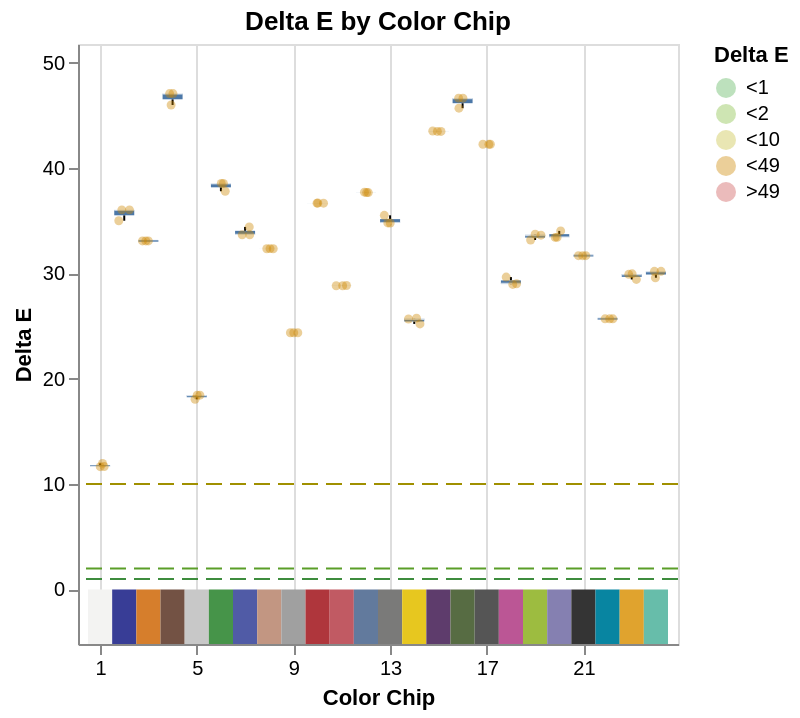

Write notebook code for a chart like this one.
### Markdown cell above
So far we have focused on quality control for a single image, which can be important in setting up an imaging workflow or as a check while you set thresholds and establish a workflow to then deploy over a large dataset, but sometimes we may want to see the results from several images at once.

The `pcv.qc.plot_deltaE` function can take a filepath as an `str` instead of a single numpy array in which case it will read images from that path, detect color cards from those images (kwargs let you control that detection), calculate delta E for each chip in each image, and return the results as a boxplot. This is useful mainly for assessing the variation in lighting/image quality over a dataset before scaling up your workflow.

### Code cell
# dataset level delta E
p = pcv.qc.plot_deltaE("img")
p

### Figure 1 — Vega-Lite specification as saved in the notebook (floating-point values rounded to 4 significant figures)
{"config": {"view": {"continuousWidth": 300, "continuousHeight": 300}}, "layer": [{"data": {"name": "data-d07cf296b981eb1cf95de92c1c2b135d"}, "mark": {"type": "rect"}, "encoding": {"color": {"field": "color", "scale": null, "type": "nominal"}, "x": {"field": "xmin", "scale": {"domain": [0.5, 24.5]}, "type": "quantitative"}, "x2": {"field": "xmax"}, "y": {"datum": -5.176}, "y2": {"datum": 0}}, "name": "view_1"}, {"data": {"name": "data-163c267b26a16fc1e9c78d3026e3fbc9"}, "mark": {"type": "boxplot", "outliers": false, "size": 10}, "encoding": {"x": {"axis": {"title": "Color Chip", "values": [1, 2, 3, 4, 5, 6, 7, 8, 9, 10, 11, 12, 13, 14, 15, 16, 17, 18, 19, 20, 21, 22, 23, 24]}, "field": "chip_no", "scale": {"domain": [0.5, 24.5]}, "type": "quantitative"}, "y": {"field": "deltaE", "scale": {"domain": [-5.176, 51.76], "nice": false}, "title": "Delta E", "type": "quantitative"}}}, {"data": {"name": "data-163c267b26a16fc1e9c78d3026e3fbc9"}, "mark": {"type": "circle", "opacity": 0.4, "size": 20}, "encoding": {"color": {"field": "discrete_deltaE", "scale": {"domain": ["<1", "<2", "<10", "<49", ">49"], "range": ["#5AB45A", "#85BF40", "#C8C040", "#CC8800", "#CC5555"]}, "title": "Delta E", "type": "ordinal"}, "tooltip": [{"field": "path", "title": "Image", "type": "nominal"}, {"field": "chip_no", "title": "Chip", "type": "quantitative"}, {"field": "deltaE", "title": "Delta E", "type": "quantitative"}], "x": {"axis": {"title": "Color Chip", "values": [1, 2, 3, 4, 5, 6, 7, 8, 9, 10, 11, 12, 13, 14, 15, 16, 17, 18, 19, 20, 21, 22, 23, 24]}, "field": "jitter", "scale": {"domain": [0.5, 24.5]}, "type": "quantitative"}, "y": {"field": "deltaE", "scale": {"domain": [-5.176, 51.76], "nice": false}, "type": "quantitative"}}, "transform": [{"calculate": "datum.chip_no + (random() - 0.5) * 0.5", "as": "jitter"}]}, {"data": {"name": "data-9107b41fabc203998e8721534469ce90"}, "mark": {"type": "rule", "strokeDash": [8, 4]}, "encoding": {"color": {"field": "stroke", "scale": null, "type": "nominal"}, "y": {"field": "y", "type": "quantitative"}}}], "params": [{"name": "param_4", "select": {"type": "interval", "encodings": ["x", "y"]}, "bind": "scales", "views": ["view_1"]}], "resolve": {"scale": {"color": "independent"}}, "title": "Delta E by Color Chip", "$schema": "https://vega.github.io/schema/vega-lite/v5.20.1.json", "datasets": {"data-d07cf296b981eb1cf95de92c1c2b135d": [{"xmin": 0.5, "xmax": 1.5, "color": "#F3F3F2"}, {"xmin": 1.5, "xmax": 2.5, "color": "#383D96"}, {"xmin": 2.5, "xmax": 3.5, "color": "#D67E2C"}, {"xmin": 3.5, "xmax": 4.5, "color": "#735244"}, {"xmin": 4.5, "xmax": 5.5, "color": "#C8C8C8"}, {"xmin": 5.5, "xmax": 6.5, "color": "#469449"}, {"xmin": 6.5, "xmax": 7.5, "color": "#505BA6"}, {"xmin": 7.5, "xmax": 8.5, "color": "#C29682"}, {"xmin": 8.5, "xmax": 9.5, "color": "#A0A0A0"}, {"xmin": 9.5, "xmax": 10.5, "color": "#AF363C"}, {"xmin": 10.5, "xmax": 11.5, "color": "#C15A63"}, {"xmin": 11.5, "xmax": 12.5, "color": "#627A9D"}, {"xmin": 12.5, "xmax": 13.5, "color": "#7A7A79"}, {"xmin": 13.5, "xmax": 14.5, "color": "#E7C71F"}, {"xmin": 14.5, "xmax": 15.5, "color": "#5E3C6C"}, {"xmin": 15.5, "xmax": 16.5, "color": "#576C43"}, {"xmin": 16.5, "xmax": 17.5, "color": "#555555"}, {"xmin": 17.5, "xmax": 18.5, "color": "#BB5695"}, {"xmin": 18.5, "xmax": 19.5, "color": "#9DBC40"}, {"xmin": 19.5, "xmax": 20.5, "color": "#8580B1"}, {"xmin": 20.5, "xmax": 21.5, "color": "#343434"}, {"xmin": 21.5, "xmax": 22.5, "color": "#0885A1"}, {"xmin": 22.5, "xmax": 23.5, "color": "#E0A32E"}, {"xmin": 23.5, "xmax": 24.5, "color": "#67BDAA"}], "data-163c267b26a16fc1e9c78d3026e3fbc9": [{"chip_no": 1, "deltaE": 11.66, "xmin": 0.6, "xmax": 1.4, "path": "img/image1.png", "discrete_deltaE": "<49"}, {"chip_no": 2, "deltaE": 36.02, "xmin": 1.6, "xmax": 2.4, "path": "img/image1.png", "discrete_deltaE": "<49"}, {"chip_no": 3, "deltaE": 33.07, "xmin": 2.6, "xmax": 3.4, "path": "img/image1.png", "discrete_deltaE": "<49"}, {"chip_no": 4, "deltaE": 47.05, "xmin": 3.6, "xmax": 4.4, "path": "img/image1.png", "discrete_deltaE": "<49"}, {"chip_no": 5, "deltaE": 18.05, "xmin": 4.6, "xmax": 5.4, "path": "img/image1.png", "discrete_deltaE": "<49"}, {"chip_no": 6, "deltaE": 38.53, "xmin": 5.6, "xmax": 6.4, "path": "img/image1.png", "discrete_deltaE": "<49"}, {"chip_no": 7, "deltaE": 33.66, "xmin": 6.6, "xmax": 7.4, "path": "img/image1.png", "discrete_deltaE": "<49"}, {"chip_no": 8, "deltaE": 32.34, "xmin": 7.6, "xmax": 8.4, "path": "img/image1.png", "discrete_deltaE": "<49"}, {"chip_no": 9, "deltaE": 24.36, "xmin": 8.6, "xmax": 9.4, "path": "img/image1.png", "discrete_deltaE": "<49"}, {"chip_no": 10, "deltaE": 36.67, "xmin": 9.6, "xmax": 10.4, "path": "img/image1.png", "discrete_deltaE": "<49"}, {"chip_no": 11, "deltaE": 28.82, "xmin": 10.6, "xmax": 11.4, "path": "img/image1.png", "discrete_deltaE": "<49"}, {"chip_no": 12, "deltaE": 37.66, "xmin": 11.6, "xmax": 12.4, "path": "img/image1.png", "discrete_deltaE": "<49"}, {"chip_no": 13, "deltaE": 34.78, "xmin": 12.6, "xmax": 13.4, "path": "img/image1.png", "discrete_deltaE": "<49"}, {"chip_no": 14, "deltaE": 25.66, "xmin": 13.6, "xmax": 14.4, "path": "img/image1.png", "discrete_deltaE": "<49"}, {"chip_no": 15, "deltaE": 43.46, "xmin": 14.6, "xmax": 15.4, "path": "img/image1.png", "discrete_deltaE": "<49"}, {"chip_no": 16, "deltaE": 46.62, "xmin": 15.6, "xmax": 16.4, "path": "img/image1.png", "discrete_deltaE": "<49"}, {"chip_no": 17, "deltaE": 42.24, "xmin": 16.6, "xmax": 17.4, "path": "img/image1.png", "discrete_deltaE": "<49"}, {"chip_no": 18, "deltaE": 29.64, "xmin": 17.6, "xmax": 18.4, "path": "img/image1.png", "discrete_deltaE": "<49"}, {"chip_no": 19, "deltaE": 33.16, "xmin": 18.6, "xmax": 19.4, "path": "img/image1.png", "discrete_deltaE": "<49"}, {"chip_no": 20, "deltaE": 33.41, "xmin": 19.6, "xmax": 20.4, "path": "img/image1.png", "discrete_deltaE": "<49"}, {"chip_no": 21, "deltaE": 31.67, "xmin": 20.6, "xmax": 21.4, "path": "img/image1.png", "discrete_deltaE": "<49"}, {"chip_no": 22, "deltaE": 25.68, "xmin": 21.6, "xmax": 22.4, "path": "img/image1.png", "discrete_deltaE": "<49"}, {"chip_no": 23, "deltaE": 29.42, "xmin": 22.6, "xmax": 23.4, "path": "img/image1.png", "discrete_deltaE": "<49"}, {"chip_no": 24, "deltaE": 29.58, "xmin": 23.6, "xmax": 24.4, "path": "img/image1.png", "discrete_deltaE": "<49"}, {"chip_no": 1, "deltaE": 11.96, "xmin": 0.6, "xmax": 1.4, "path": "img/image3.png", "discrete_deltaE": "<49"}, {"chip_no": 2, "deltaE": 34.99, "xmin": 1.6, "xmax": 2.4, "path": "img/image3.png", "discrete_deltaE": "<49"}, {"chip_no": 3, "deltaE": 33.07, "xmin": 2.6, "xmax": 3.4, "path": "img/image3.png", "discrete_deltaE": "<49"}, {"chip_no": 4, "deltaE": 47.05, "xmin": 3.6, "xmax": 4.4, "path": "img/image3.png", "discrete_deltaE": "<49"}, {"chip_no": 5, "deltaE": 18.43, "xmin": 4.6, "xmax": 5.4, "path": "img/image3.png", "discrete_deltaE": "<49"}, {"chip_no": 6, "deltaE": 37.79, "xmin": 5.6, "xmax": 6.4, "path": "img/image3.png", "discrete_deltaE": "<49"}, {"chip_no": 7, "deltaE": 33.66, "xmin": 6.6, "xmax": 7.4, "path": "img/image3.png", "discrete_deltaE": "<49"}, {"chip_no": 8, "deltaE": 32.33, "xmin": 7.6, "xmax": 8.4, "path": "img/image3.png", "discrete_deltaE": "<49"}, {"chip_no": 9, "deltaE": 24.36, "xmin": 8.6, "xmax": 9.4, "path": "img/image3.png", "discrete_deltaE": "<49"}, {"chip_no": 10, "deltaE": 36.65, "xmin": 9.6, "xmax": 10.4, "path": "img/image3.png", "discrete_deltaE": "<49"}, {"chip_no": 11, "deltaE": 28.85, "xmin": 10.6, "xmax": 11.4, "path": "img/image3.png", "discrete_deltaE": "<49"}, {"chip_no": 12, "deltaE": 37.66, "xmin": 11.6, "xmax": 12.4, "path": "img/image3.png", "discrete_deltaE": "<49"}, {"chip_no": 13, "deltaE": 34.77, "xmin": 12.6, "xmax": 13.4, "path": "img/image3.png", "discrete_deltaE": "<49"}, {"chip_no": 14, "deltaE": 25.75, "xmin": 13.6, "xmax": 14.4, "path": "img/image3.png", "discrete_deltaE": "<49"}, {"chip_no": 15, "deltaE": 43.5, "xmin": 14.6, "xmax": 15.4, "path": "img/image3.png", "discrete_deltaE": "<49"}, {"chip_no": 16, "deltaE": 46.62, "xmin": 15.6, "xmax": 16.4, "path": "img/image3.png", "discrete_deltaE": "<49"}, {"chip_no": 17, "deltaE": 42.24, "xmin": 16.6, "xmax": 17.4, "path": "img/image3.png", "discrete_deltaE": "<49"}, {"chip_no": 18, "deltaE": 29.01, "xmin": 17.6, "xmax": 18.4, "path": "img/image3.png", "discrete_deltaE": "<49"}, {"chip_no": 19, "deltaE": 33.71, "xmin": 18.6, "xmax": 19.4, "path": "img/image3.png", "discrete_deltaE": "<49"}, {"chip_no": 20, "deltaE": 34.02, "xmin": 19.6, "xmax": 20.4, "path": "img/image3.png", "discrete_deltaE": "<49"}, {"chip_no": 21, "deltaE": 31.67, "xmin": 20.6, "xmax": 21.4, "path": "img/image3.png", "discrete_deltaE": "<49"}, {"chip_no": 22, "deltaE": 25.68, "xmin": 21.6, "xmax": 22.4, "path": "img/image3.png", "discrete_deltaE": "<49"}, {"chip_no": 23, "deltaE": 29.95, "xmin": 22.6, "xmax": 23.4, "path": "img/image3.png", "discrete_deltaE": "<49"}, {"chip_no": 24, "deltaE": 30.19, "xmin": 23.6, "xmax": 24.4, "path": "img/image3.png", "discrete_deltaE": "<49"}, {"chip_no": 1, "deltaE": 11.65, "xmin": 0.6, "xmax": 1.4, "path": "img/image2.png", "discrete_deltaE": "<49"}, {"chip_no": 2, "deltaE": 36.02, "xmin": 1.6, "xmax": 2.4, "path": "img/image2.png", "discrete_deltaE": "<49"}, {"chip_no": 3, "deltaE": 33.07, "xmin": 2.6, "xmax": 3.4, "path": "img/image2.png", "discrete_deltaE": "<49"}, {"chip_no": 4, "deltaE": 45.97, "xmin": 3.6, "xmax": 4.4, "path": "img/image2.png", "discrete_deltaE": "<49"}, {"chip_no": 5, "deltaE": 18.43, "xmin": 4.6, "xmax": 5.4, "path": "img/image2.png", "discrete_deltaE": "<49"}, {"chip_no": 6, "deltaE": 38.53, "xmin": 5.6, "xmax": 6.4, "path": "img/image2.png", "discrete_deltaE": "<49"}, {"chip_no": 7, "deltaE": 34.4, "xmin": 6.6, "xmax": 7.4, "path": "img/image2.png", "discrete_deltaE": "<49"}, {"chip_no": 8, "deltaE": 32.33, "xmin": 7.6, "xmax": 8.4, "path": "img/image2.png", "discrete_deltaE": "<49"}, {"chip_no": 9, "deltaE": 24.36, "xmin": 8.6, "xmax": 9.4, "path": "img/image2.png", "discrete_deltaE": "<49"}, {"chip_no": 10, "deltaE": 36.65, "xmin": 9.6, "xmax": 10.4, "path": "img/image2.png", "discrete_deltaE": "<49"}, {"chip_no": 11, "deltaE": 28.82, "xmin": 10.6, "xmax": 11.4, "path": "img/image2.png", "discrete_deltaE": "<49"}, {"chip_no": 12, "deltaE": 37.7, "xmin": 11.6, "xmax": 12.4, "path": "img/image2.png", "discrete_deltaE": "<49"}, {"chip_no": 13, "deltaE": 35.5, "xmin": 12.6, "xmax": 13.4, "path": "img/image2.png", "discrete_deltaE": "<49"}, {"chip_no": 14, "deltaE": 25.2, "xmin": 13.6, "xmax": 14.4, "path": "img/image2.png", "discrete_deltaE": "<49"}, {"chip_no": 15, "deltaE": 43.46, "xmin": 14.6, "xmax": 15.4, "path": "img/image2.png", "discrete_deltaE": "<49"}, {"chip_no": 16, "deltaE": 45.67, "xmin": 15.6, "xmax": 16.4, "path": "img/image2.png", "discrete_deltaE": "<49"}, {"chip_no": 17, "deltaE": 42.24, "xmin": 16.6, "xmax": 17.4, "path": "img/image2.png", "discrete_deltaE": "<49"}, {"chip_no": 18, "deltaE": 28.94, "xmin": 17.6, "xmax": 18.4, "path": "img/image2.png", "discrete_deltaE": "<49"}, {"chip_no": 19, "deltaE": 33.62, "xmin": 18.6, "xmax": 19.4, "path": "img/image2.png", "discrete_deltaE": "<49"}, {"chip_no": 20, "deltaE": 33.41, "xmin": 19.6, "xmax": 20.4, "path": "img/image2.png", "discrete_deltaE": "<49"}, {"chip_no": 21, "deltaE": 31.67, "xmin": 20.6, "xmax": 21.4, "path": "img/image2.png", "discrete_deltaE": "<49"}, {"chip_no": 22, "deltaE": 25.68, "xmin": 21.6, "xmax": 22.4, "path": "img/image2.png", "discrete_deltaE": "<49"}, {"chip_no": 23, "deltaE": 29.9, "xmin": 22.6, "xmax": 23.4, "path": "img/image2.png", "discrete_deltaE": "<49"}, {"chip_no": 24, "deltaE": 30.19, "xmin": 23.6, "xmax": 24.4, "path": "img/image2.png", "discrete_deltaE": "<49"}], "data-9107b41fabc203998e8721534469ce90": [{"y": 1.0, "stroke": "#3D8C3D"}, {"y": 2.0, "stroke": "#5A9E28"}, {"y": 10.0, "stroke": "#A09000"}]}}
